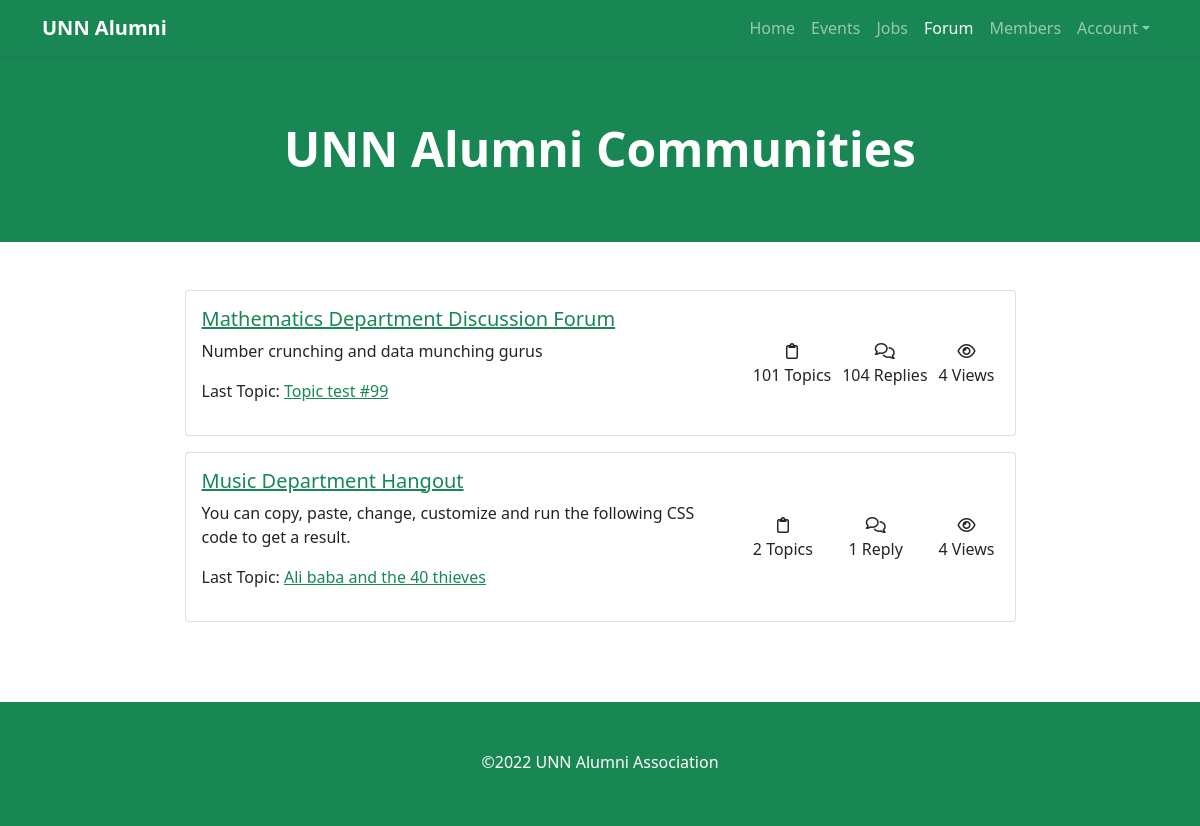
The page /forum/ (signed in) on the database as committed earlier.
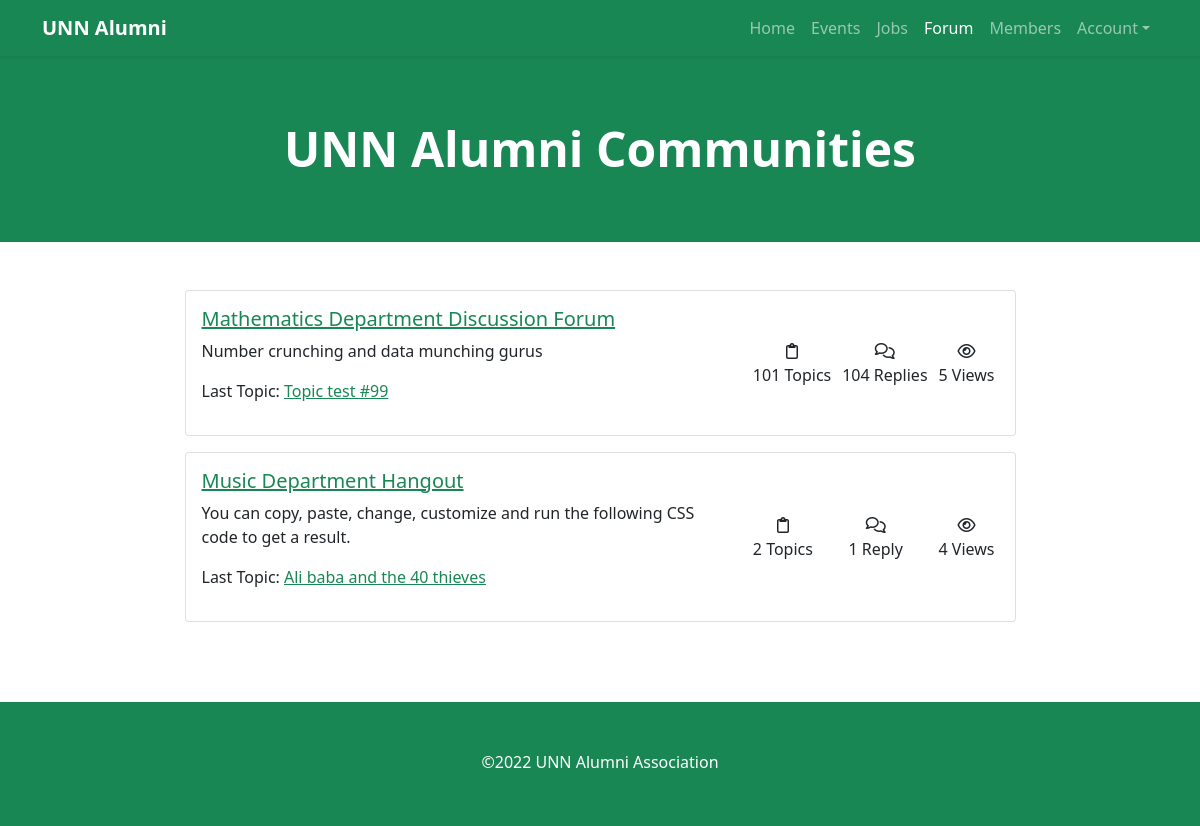
The same page on the database as committed later.
### forum/models.py (models this page shows, shortened)
class Board(models.Model):
    name = models.CharField(max_length=50, unique=True)
    slug = models.SlugField(max_length=50, unique=True)
    description = models.CharField(max_length=100)
    views = models.PositiveIntegerField(default=0)
    def get_topics_count(self):
        return Topic.objects.filter(board=self).count()
    def get_replies_count(self):
        return Reply.objects.filter(topic__board=self).count()
    def get_absolute_url(self):
        return reverse('board', kwargs={'slug': self.slug})
    def get_last_topic(self):
        return Topic.objects.filter(board=self).order_by('-created').first()

class Topic(models.Model):
    title = models.CharField(max_length=255)
    body = models.TextField(max_length=4000)
    board = models.ForeignKey(
        Board, related_name='topics', on_delete=models.CASCADE)
    author = models.ForeignKey(
        User, related_name='topics', on_delete=models.CASCADE)
    views = models.PositiveIntegerField(default=0)
    created = models.DateTimeField(auto_now_add=True)
    updated = models.DateTimeField(auto_now=True)

### forum/views.py (the view)
# urls.py: path('forum/', include('forum.urls')),
@login_required
def forum(request):
    boards = Board.objects.all()
    return render(request, 'forum.html', {'boards': boards})

### templates/forum.html (shortened to what this page needs)
{% extends "base.html" %}
{% block content %}
<header class="bg-success py-5">
    <div class="container">
        <div class="row">
            <div class="col-lg-12">
                <div class="my-3 text-center">
                    <h1 class="display-5 fw-bolder text-white">UNN Alumni Communities</h1>
                </div>
            </div>
        </div>
    </div>
</header>
<section class="py-5">
    <div class="container">
        <div class="row">
            <div class="col-lg-9 mb-3 mx-lg-auto">
                {% for board in boards %}
                <div class="card p-3 mb-3">
                    <div class="row align-items-center">
                        <div class="col-md-8 mb-3">
                            <h5> <a href="{{ board.get_absolute_url }}" class="text-success">{{ board.name }}</a> </h5>
                            <p>{{ board.description }}</p>
                            {% with topic=board.get_last_topic %}
                                {% if topic %}
                                <p class="mb-0"> Last Topic:
                                    <a class="text-success" href="{% url 'topic' board.pk topic.pk %}">{{ topic.title }}</a>
                                </p>
                                {% endif %}
                            {% endwith %}
                        </div>
                        <div class="col-md-4">
                            <div class="d-flex justify-content-between text-center">
                                <div class="px-md-1">
                                    <i class="fa-regular fa-clipboard"></i>
                                    <span class="d-block">{{ board.get_topics_count }} Topic{{ board.get_topics_count|pluralize }}</span>
                                </div>
                                <div class="px-md-1">
                                    <i class="fa-regular fa-comments"></i>
                                    <span class="d-block">{{ board.get_replies_count }} Repl{{ board.get_replies_count|pluralize:"y,ies" }}</span>
                                </div>
                                <div class="px-md-1">
                                    <i class="fa-regular fa-eye"></i>
                                    <span class="d-block">{{ board.views }} View{{ board.views|pluralize }}</span>
                                </div>
                            </div>
                        </div>
                    </div>
                </div>
                {% endfor %}
            </div>
        </div>
    </div>
</section>
{% endblock content %}

Rows that differ between the two databases and show on the page:
changed Board "Mathematics Department Discussion Forum": views "4" → "5"
